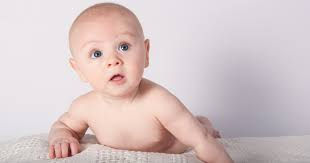
#> input picture cau_2_face_detection/data/img/baby.jpg, 310 x 163 px; its folder holds only this picture in this run
$ jupyter execute question_2_face_detection_with_eyeglass.ipynb   (shell and % lines are left out)
#> lines starting #> are read from the running program, lines starting #| are printed output that depends on the picture; after the words box and inside, x2 and y2 are one past the last pixel; in counts of white or black regions, pixels touching at a corner belong together
#> further down, img is the input picture: shape (163, 310, 3); mean B, G, R 198.1, 197.5, 214
[cell 1]
#import OpenCV library
import cv2
#import matplotlib library
import matplotlib.pyplot as plt
#importing time library for speed comparisons of both classifiers
import time
import os
import math

[cell 2]
haar_face_cascade = cv2.CascadeClassifier('data/haarcascade_frontalface_default.xml')
eye_glass_cascade = cv2.CascadeClassifier('data/haarcascade_eye_tree_eyeglasses.xml')

[cell 3]
def convertToRGB(img):
    return cv2.cvtColor(img, cv2.COLOR_BGR2RGB)

[cell 4]
def detect_faces(f_cascade, e_cascade, colored_img, scaleFactor = 1.11):
    #just making a copy of image passed, so that passed image is not changed
#> called with scaleFactor = 1.11
    img_copy = colored_img.copy()

    #convert the test image to gray image as opencv face detector expects gray images
    gray = cv2.cvtColor(img_copy, cv2.COLOR_BGR2GRAY)
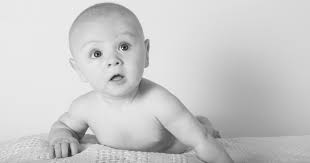
#> gray: shape (163, 310); min 12, max 254, mean 202.5

    #let's detect multiscale (some images may be closer to camera than others) images
    faces = f_cascade.detectMultiScale(gray, scaleFactor=scaleFactor, minNeighbors=5)
#> faces = [[70, 19, 82, 82]]
    faces_found = len(faces)
#> faces_found = 1

    #go over list of faces and draw them as rectangles on original colored img
    for (x, y, w, h) in faces:
        cv2.rectangle(img_copy, (x, y), (x+w, y+h), (0, 255, 0), 4)
        roi_gray = gray[y:y+h, x:x+w]
        roi_color = img_copy[y:y+h, x:x+w]
        eyes = e_cascade.detectMultiScale(roi_gray,scaleFactor=scaleFactor, minNeighbors=3)
        for (ex, ey, ew, eh) in eyes:
            cv2.rectangle(roi_color, (ex, ey), (ex+ew, ey+eh), (0, 0, 255), 4)
#> this loop made 1 pass
#> pass 1, in detect_faces, `roi_gray = gray[y:y+h, x:x+w]`:
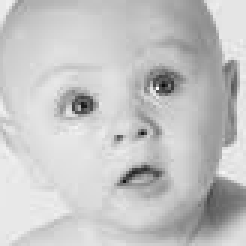
#> roi_gray: shape (82, 82) (shown 3 times larger); min 12, max 254, mean 196.1
#> pass 1, in detect_faces, `roi_color = img_copy[y:y+h, x:x+w]`:
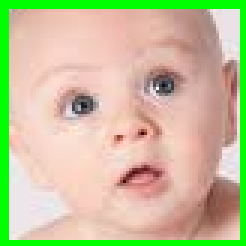
#> roi_color: shape (82, 82, 3) (shown 3 times larger); mean B, G, R 153.4, 192.9, 196.1
#> after the loop:
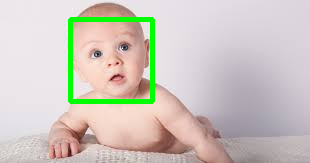
#> img_copy: shape (163, 310, 3); 3.22% of pixels changed, all inside (x1, y1, x2, y2) = (68, 17, 155, 104)

    return img_copy, faces_found

[cell 5]
# Get all image files from 'img' folder and apply face and eye glass detection
image_folder = "data/img/"
files = os.listdir(image_folder)
fig = plt.figure(figsize=(128, 128))
columns = 2
rows = 4
for i in range(len(files)):
    img = cv2.imread(image_folder + files[i])
    faces_detected_img, faces_found = detect_faces(haar_face_cascade, eye_glass_cascade, img)
#> faces_found = 1
    fig.add_subplot(rows, columns, i + 1)
    plt.imshow(convertToRGB(faces_detected_img))

$ run again, on cau_2_face_detection/data/img/mat-kinh-chinh-hang.jpg
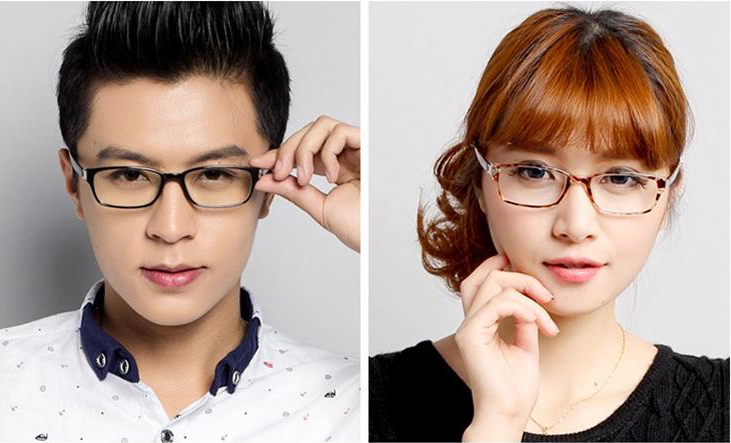
#> input picture cau_2_face_detection/data/img/mat-kinh-chinh-hang.jpg, 731 x 443 px
#> img is the input picture: shape (443, 731, 3); mean B, G, R 147.1, 156.3, 175.3
#> in detect_faces, `gray = cv2.cvtColor(img_copy, cv2.COLOR_BGR2GRAY)`:
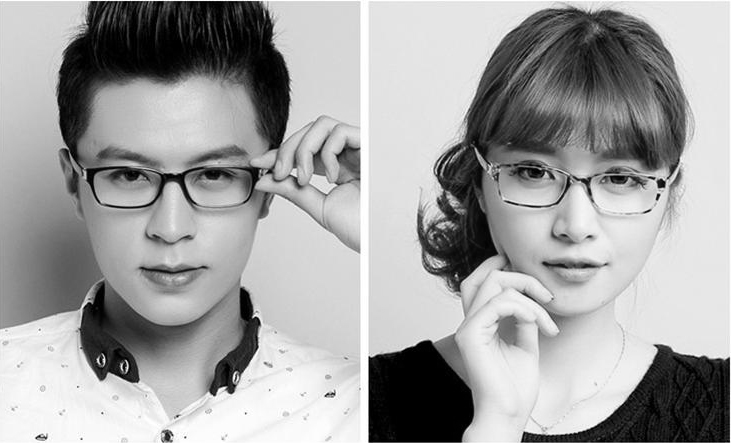
#> gray: shape (443, 731); min 0, max 255, mean 160.9
#> faces = [[50, 87, 243, 243], [462, 95, 223, 223]]
#> in detect_faces, `faces_found = len(faces)`: faces_found = 2
#> the loop in detect_faces, `for (x, y, w, h) in faces:` made 2 passes
#> (x, y, w, h, eyes) on passes 1 to 2: (50, 87, 243, 243, [[57, 66, 45, 45], [141, 65, 46, 46]]), (462, 95, 223, 223, [[49, 55, 46, 46], [135, 62, 45, 45]])
#> after the loop in detect_faces, `for (x, y, w, h) in faces:`:
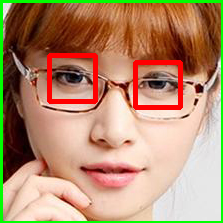
#> roi_color: shape (223, 223, 3); mean B, G, R 110, 141.2, 179.4
